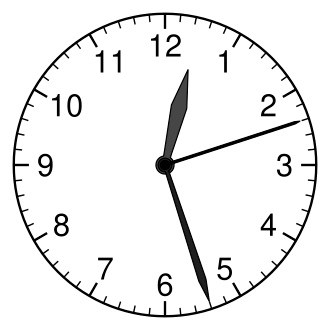
#> input picture unidad 1/clases/img/reloj1.jpeg, 330 x 330 px, found by its file name
$ jupyter execute Recuperatorio.ipynb   (older library calls are emulated)
#> lines starting #> are read from the running program, lines starting #| are printed output that depends on the picture; after the words box and inside, x2 and y2 are one past the last pixel; in counts of white or black regions, pixels touching at a corner belong together
reconocer la hora

[cell 1]
import cv2
import numpy as np
from matplotlib import pyplot as plt

ruta = r'D:\UNIVALLE\PDY\unidad 1\clases\img\reloj1.jpeg'
img = cv2.imread(ruta, 0)
#> img is the input picture: shape (330, 330); min 0, max 255, mean 238.3

if img is not None:
    # 1. Aplicar LoG (tu código actual)
    img_blur = cv2.GaussianBlur(img, (9, 9), 0)
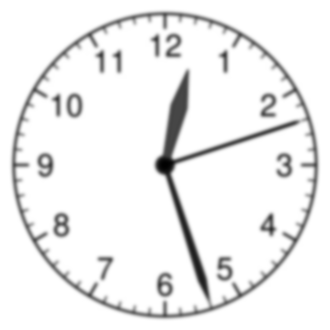
#> img_blur: shape (330, 330); min 1, max 255, mean 238.3
    laplacian = cv2.Laplacian(img_blur, cv2.CV_64F)
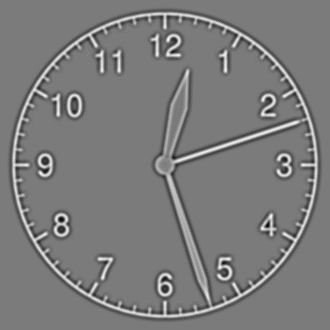
#> laplacian: shape (330, 330) float64; min -44, max 47, mean 0; drawn with min black and max white
    log_result = np.uint8(np.absolute(laplacian))
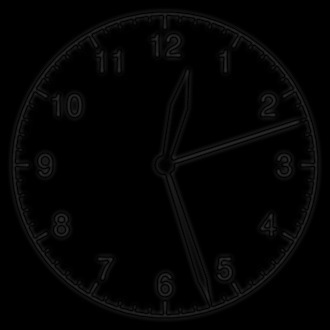
#> log_result: shape (330, 330); min 0, max 47, mean 3.5

    # 2. Transformada de Hough sobre la salida del LoG
    # El LoG ya resalta los bordes, así que Hough funcionará mejor
    lines = cv2.HoughLinesP(log_result, 1, np.pi/180, threshold=30,
                            minLineLength=50, maxLineGap=10)
#> lines = 202 rows, first 6: [170, 7, 171, 61], [169, 94, 179, 168], [150, 8, 159, 62], [160, 136, 220, 312], [158, 152, 208, 316], [158, 150, 209, 315]

    # 3. Dibujar resultados
    # Convertimos a color para dibujar líneas de colores
    img_color = cv2.cvtColor(img, cv2.COLOR_GRAY2BGR)

    if lines is not None:
        for line in lines:
            x1, y1, x2, y2 = line[0]
            cv2.line(img_color, (x1, y1), (x2, y2), (0, 0, 255), 3)
#> this loop made 202 passes
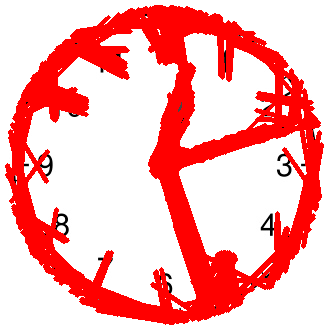
#> img_color: shape (330, 330, 3); mean B, G, R 174.4, 174.4, 253.3

    # 4. Mostrar ambos
    plt.figure(figsize=(14, 7))
    plt.subplot(1, 2, 1)
    plt.imshow(log_result, cmap='gray')
    plt.title('Detección LoG')
    plt.axis('off')

    plt.subplot(1, 2, 2)
    plt.imshow(cv2.cvtColor(img_color, cv2.COLOR_BGR2RGB))
    plt.title('Manecillas Detectadas')
    plt.axis('off')
    plt.show()
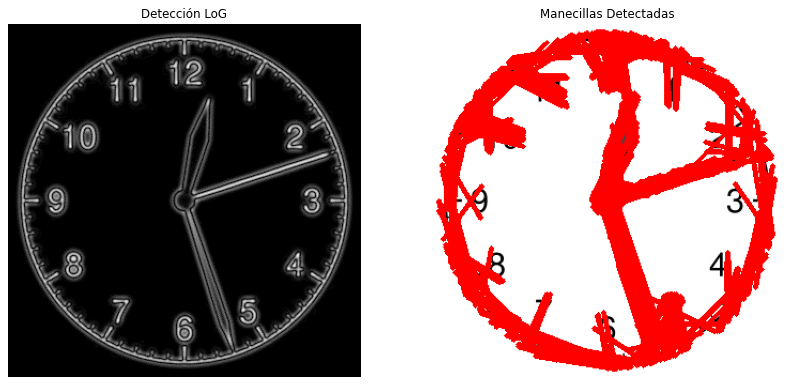
#> figure drawn by matplotlib, 2 panels
else:
    print("Error: Revisa la ruta.")

deteccion de las manesillas

[cell 2]
import cv2
import numpy as np
from matplotlib import pyplot as plt

ruta = r'D:\UNIVALLE\PDY\unidad 1\clases\img\reloj1.jpeg'
img = cv2.imread(ruta)
gray = cv2.cvtColor(img, cv2.COLOR_BGR2GRAY)

# 1. Aplicar LoG para obtener bordes claros
img_blur = cv2.GaussianBlur(gray, (9, 9), 0)
laplacian = cv2.Laplacian(img_blur, cv2.CV_64F)
log_result = np.uint8(np.absolute(laplacian))

# 2. Detectar líneas con Hough
lines = cv2.HoughLinesP(log_result, 1, np.pi/180, threshold=40,
                        minLineLength=80, maxLineGap=10)
#> lines = 62 rows, first 6: [186, 204, 195, 287], [174, 222, 177, 119], [180, 185, 190, 274], [168, 204, 172, 88], [173, 218, 176, 122], [164, 189, 171, 89]

# 3. Filtrar para quedarnos solo con las dos líneas más largas (las manecillas)
if lines is not None:
    # Calcular la longitud de cada línea detectada
    lineas_con_longitud = []
    for line in lines:
        x1, y1, x2, y2 = line[0]
        longitud = np.sqrt((x2-x1)**2 + (y2-y1)**2)
        lineas_con_longitud.append((longitud, line[0]))
#> this loop made 62 passes
#> (x1, y1, x2, y2, longitud) on passes 1 to 12: (186, 204, 195, 287, 83.49), (174, 222, 177, 119, 103), (180, 185, 190, 274, 89.56), (168, 204, 172, 88, 116.1), (173, 218, 176, 122, 96.05), (164, 189, 171, 89, 100.2), (179, 167, 184, 8, 159.1), (178, 8, 188, 121, 113.4), (172, 215, 174, 83, 132), (164, 186, 167, 98, 88.05), (258, 142, 283, 61, 84.77), (278, 277, 321, 144, 139.8)
#> after the loop, lineas_con_longitud = 62 items, first 6: (83.49, [186, 204, 195, 287]), (103, [174, 222, 177, 119]), (89.56, [180, 185, 190, 274]), (116.1, [168, 204, 172, 88]), (96.05, [173, 218, 176, 122]), (100.2, [164, 189, 171, 89])

    # Ordenar por longitud de mayor a menor y tomar las 2 primeras
    lineas_con_longitud.sort(key=lambda x: x[0], reverse=True)
    manecillas = lineas_con_longitud[:2]
#> manecillas = [(172.4, [153, 174, 317, 121]), (172.4, [151, 172, 315, 119])]

    # Dibujar solo las manecillas detectadas
    for _, linea in manecillas:
        x1, y1, x2, y2 = linea
        cv2.line(img, (x1, y1), (x2, y2), (0, 255, 0), 4)
#> this loop made 2 passes
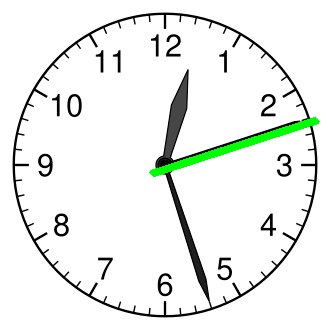
#> img: shape (330, 330, 3); 1.24% of pixels changed, all inside (x1, y1, x2, y2) = (149, 117, 320, 177)

# Visualización
plt.figure(figsize=(8, 8))
plt.imshow(cv2.cvtColor(img, cv2.COLOR_BGR2RGB))
plt.title('Manecillas detectadas (Hora y Minutos)')
plt.axis('off')
plt.show()

seleccionamos por grosor las manecillas

[cell 3]
import cv2
import numpy as np
from matplotlib import pyplot as plt

# 1. Preparar imagen
ruta = r'D:\UNIVALLE\PDY\unidad 1\clases\img\reloj1.jpeg'
img = cv2.imread(ruta)
gray = cv2.cvtColor(img, cv2.COLOR_BGR2GRAY)

# 2. Preprocesamiento (LoG)
img_blur = cv2.GaussianBlur(gray, (9, 9), 0)
laplacian = cv2.Laplacian(img_blur, cv2.CV_64F)
log_result = np.uint8(np.absolute(laplacian))

# 3. Detectar todas las líneas posibles
lines = cv2.HoughLinesP(log_result, 1, np.pi/180, threshold=30,
                        minLineLength=40, maxLineGap=10)
#> lines = 317 rows, first 6: [170, 7, 171, 61], [169, 94, 179, 168], [150, 8, 159, 62], [160, 136, 220, 312], [158, 152, 208, 316], [77, 296, 117, 256]

# 4. Clasificación: separar por longitud
if lines is not None:
    # Convertir a lista y calcular longitudes
    line_data = []
    for line in lines:
        x1, y1, x2, y2 = line[0]
        length = np.sqrt((x2-x1)**2 + (y2-y1)**2)
        line_data.append({'coords': (x1, y1, x2, y2), 'length': length})
#> this loop made 317 passes
#> line on passes 31 to 33: [[218, 313, 313, 218]], [[197, 146, 282, 136]], [[9, 187, 56, 159]]

    # Ordenar por longitud de mayor a menor
    line_data.sort(key=lambda x: x['length'], reverse=True)

    # El minutero suele ser la más larga, el horero la segunda más larga
    minutero = line_data[0]
    horero = line_data[1] if len(line_data) > 1 else None

    # Dibujar resultados con colores diferentes
    # Minutero (Rojo), Horero (Azul)
    cv2.line(img, (minutero['coords'][0], minutero['coords'][1]),
             (minutero['coords'][2], minutero['coords'][3]), (0, 0, 255), 5)

    if horero:
        cv2.line(img, (horero['coords'][0], horero['coords'][1]),
                 (horero['coords'][2], horero['coords'][3]), (255, 0, 0), 5)
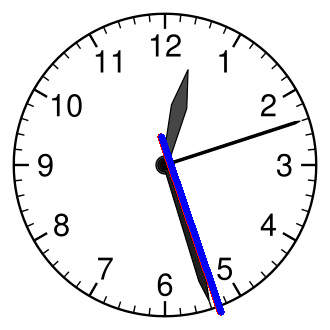
#> img: shape (330, 330, 3); mean B, G, R 238.6, 235.5, 235.9

# Visualización
plt.figure(figsize=(8, 8))
plt.imshow(cv2.cvtColor(img, cv2.COLOR_BGR2RGB))
plt.title('Minutero (Rojo) vs Horero (Azul)')
plt.axis('off')
plt.show()

$ run again, with unidad 1/clases/img/2reloj.jpeg copied over unidad 1/clases/img/reloj1.jpeg
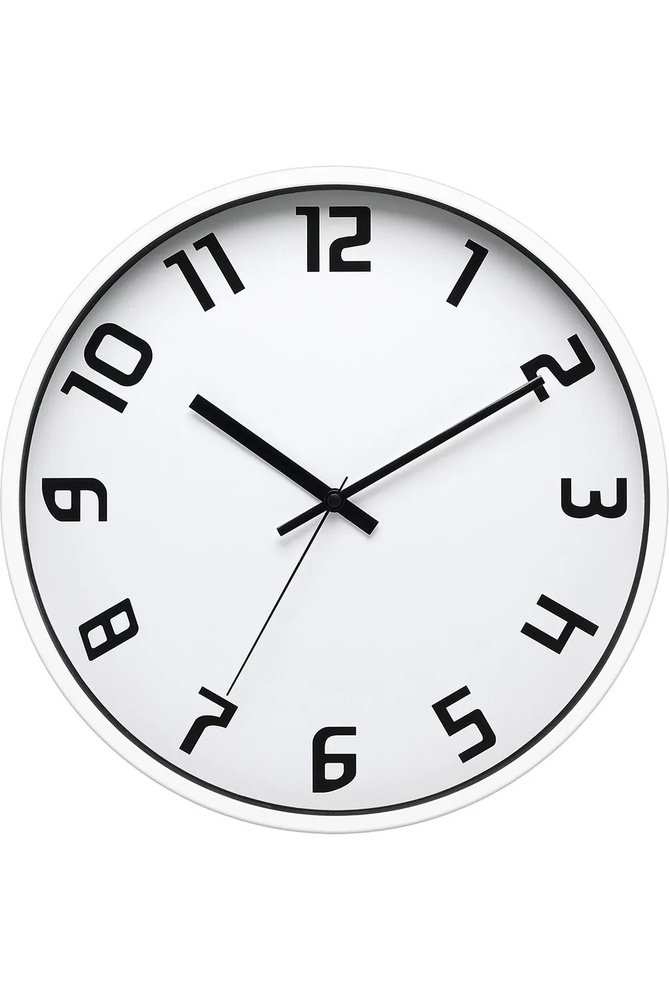
#> input picture unidad 1/clases/img/2reloj.jpeg, 669 x 1000 px, shrunk from 1004 x 1500 before the run, found by its file name
#> `lines = cv2.HoughLinesP(log_result, 1, np.pi/180, threshold=30, minLin..`: lines = 1815 rows, first 6: [183, 376, 389, 555], [127, 770, 211, 686], [0, 465, 338, 161], [275, 593, 470, 398], [361, 542, 606, 297], [0, 517, 160, 357]
#> the loop `for line in lines:` made 1815 passes
#> img is the input picture: shape (1000, 669, 3); mean B, G, R 233.4, 232, 231.6
#> `lines = cv2.HoughLinesP(log_result, 1, np.pi/180, threshold=40, minLin..`: lines = 905 rows, first 6: [267, 608, 622, 320], [275, 561, 608, 301], [274, 595, 610, 303], [0, 462, 300, 162], [191, 394, 391, 509], [394, 833, 582, 533]
#> the loop `for line in lines:` made 905 passes
#> (x1, y1, x2, y2, longitud) on passes 1 to 3: (267, 608, 622, 320, 457.1), (275, 561, 608, 301, 422.5), (274, 595, 610, 303, 445.2)
#> after the loop `for line in lines:`: lineas_con_longitud = 905 items, first 6: (457.1, [267, 608, 622, 320]), (422.5, [275, 561, 608, 301]), (445.2, [274, 595, 610, 303]), (424.3, [0, 462, 300, 162]), (230.7, [191, 394, 391, 509]), (354, [394, 833, 582, 533])
#> manecillas = [(464.8, [52, 311, 505, 207]), (462.1, [264, 614, 623, 323])]
#> the loop `for _, linea in manecillas:` made 2 passes
#> after the loop `for _, linea in manecillas:`:
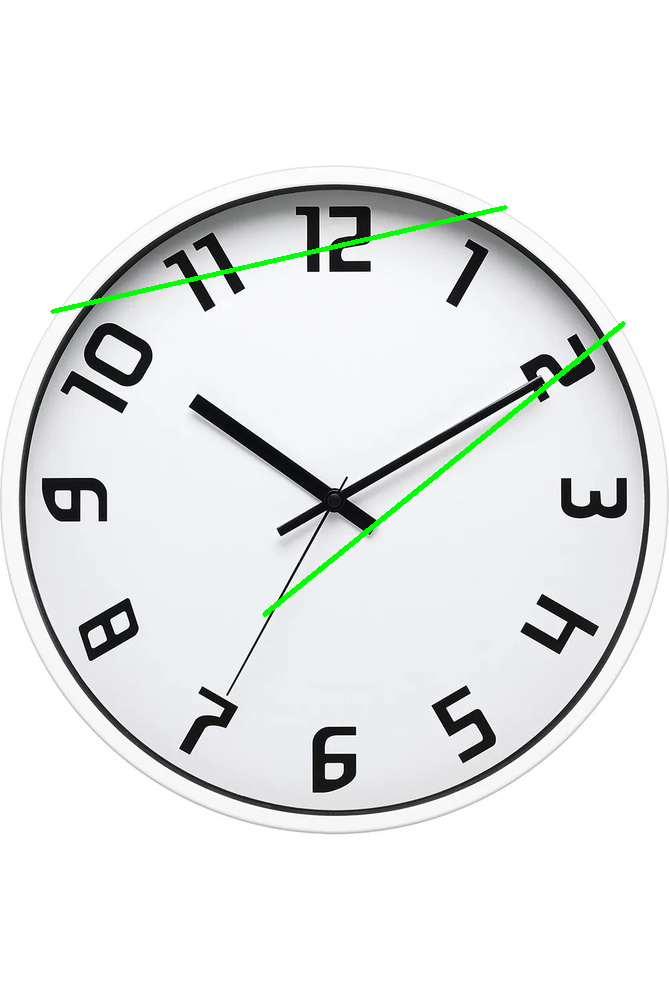
#> img: shape (1000, 669, 3); 0.7% of pixels changed, all inside (x1, y1, x2, y2) = (50, 205, 626, 617)
#> `lines = cv2.HoughLinesP(log_result, 1, np.pi/180, threshold=30, minLin..`: lines = 2006 rows, first 6: [460, 480, 621, 319], [341, 554, 482, 367], [127, 769, 211, 685], [0, 462, 300, 162], [429, 329, 499, 203], [397, 508, 594, 282]
#> the loop `for line in lines:` made 2006 passes
#> line on passes 31 to 33: [[36, 337, 277, 268]], [[411, 831, 477, 682]], [[394, 268, 585, 271]]
#> `cv2.line(img, (horero['coords'][0], horero['coords'][1]), (horero['coo..`:
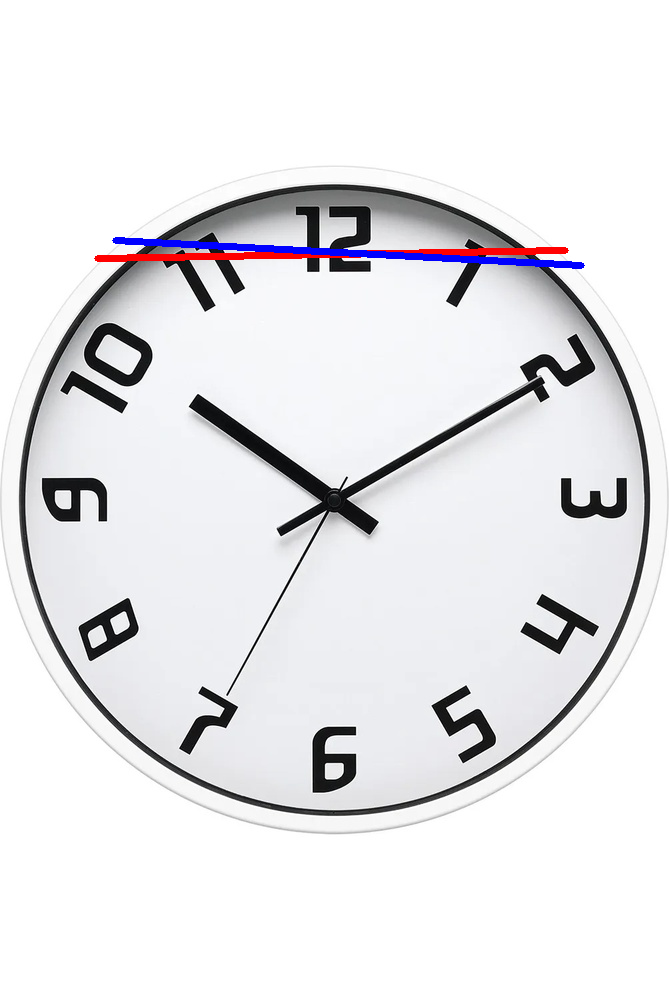
#> img: shape (1000, 669, 3); mean B, G, R 233, 230.4, 231
